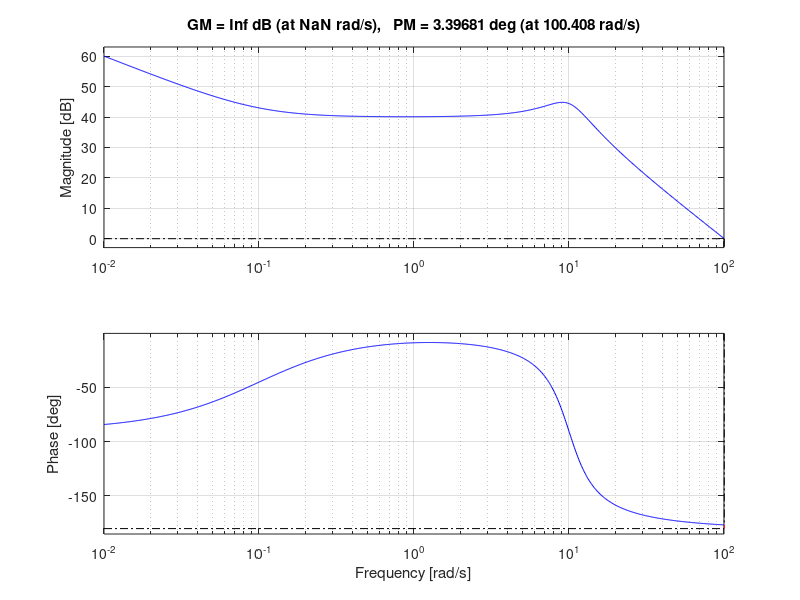

Write MATLAB code to recreate this figure.
clc;
clear;
close all;

s = tf('s');
G1 = 1/s;
w1 = 0.1;
w2 = 10;
zeta = 0.3;
K = 10;

G = K*w2^2/(s^2+2*zeta*w2*s+w2^2)*(s+w1)/w1*1/s;
margin(G)
grid on
